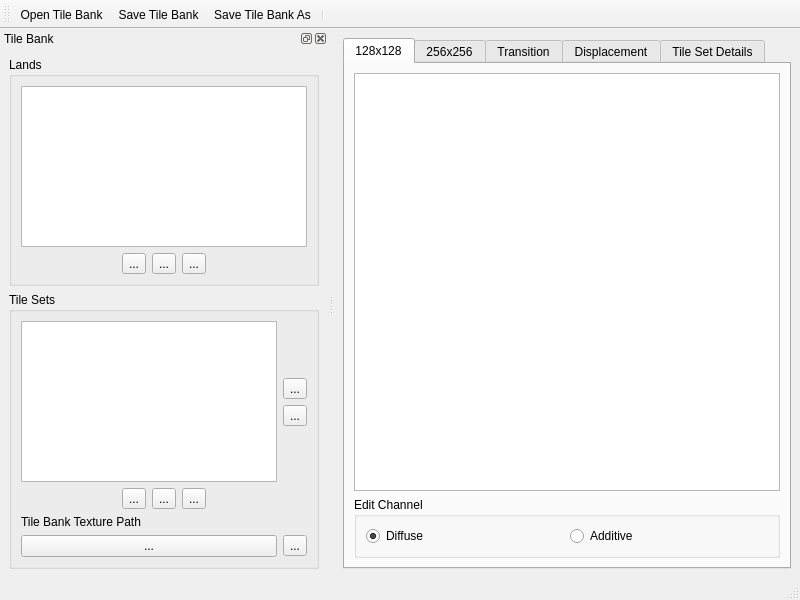
<?xml version="1.0" encoding="UTF-8"?>
<ui version="4.0">
 <class>TileEditorMainWindow</class>
 <widget class="QMainWindow" name="TileEditorMainWindow">
  <property name="geometry">
   <rect>
    <x>0</x>
    <y>0</y>
    <width>800</width>
    <height>600</height>
   </rect>
  </property>
  <property name="windowTitle">
   <string>MainWindow</string>
  </property>
  <widget class="QWidget" name="centralwidget">
   <layout class="QGridLayout" name="gridLayout">
    <item row="0" column="0">
     <widget class="QTabWidget" name="tileViewTabWidget">
      <property name="currentIndex">
       <number>0</number>
      </property>
      <widget class="QWidget" name="tab128">
       <attribute name="title">
        <string>128x128</string>
       </attribute>
       <layout class="QGridLayout" name="gridLayout_10">
        <item row="0" column="0">
         <widget class="QListView" name="listView128">
          <property name="contextMenuPolicy">
           <enum>Qt::ActionsContextMenu</enum>
          </property>
         </widget>
        </item>
        <item row="1" column="0">
         <widget class="QGroupBox" name="editChannel128GB">
          <property name="title">
           <string>Edit Channel</string>
          </property>
          <layout class="QHBoxLayout" name="horizontalLayout_3">
           <item>
            <widget class="QRadioButton" name="radioButton_5">
             <property name="text">
              <string>Diffuse</string>
             </property>
             <property name="checked">
              <bool>true</bool>
             </property>
            </widget>
           </item>
           <item>
            <widget class="QRadioButton" name="radioButton_6">
             <property name="text">
              <string>Additive</string>
             </property>
            </widget>
           </item>
          </layout>
         </widget>
        </item>
       </layout>
      </widget>
      <widget class="QWidget" name="tab256">
       <attribute name="title">
        <string>256x256</string>
       </attribute>
       <layout class="QGridLayout" name="gridLayout_11">
        <item row="0" column="0">
         <widget class="QListView" name="listView256"/>
        </item>
        <item row="1" column="0">
         <widget class="QGroupBox" name="editChannel256GB">
          <property name="title">
           <string>Edit Channel</string>
          </property>
          <layout class="QHBoxLayout" name="horizontalLayout_4">
           <item>
            <widget class="QRadioButton" name="radioButton_10">
             <property name="text">
              <string>Diffuse</string>
             </property>
             <property name="checked">
              <bool>true</bool>
             </property>
             <property name="autoExclusive">
              <bool>true</bool>
             </property>
            </widget>
           </item>
           <item>
            <widget class="QRadioButton" name="radioButton_9">
             <property name="text">
              <string>Additive</string>
             </property>
            </widget>
           </item>
          </layout>
         </widget>
        </item>
       </layout>
      </widget>
      <widget class="QWidget" name="tabTransition">
       <attribute name="title">
        <string>Transition</string>
       </attribute>
       <layout class="QGridLayout" name="gridLayout_12">
        <item row="0" column="0">
         <widget class="QListView" name="listViewTransition"/>
        </item>
        <item row="1" column="0">
         <widget class="QGroupBox" name="editChannelTransitionGB">
          <property name="title">
           <string>Edit Channel</string>
          </property>
          <layout class="QHBoxLayout" name="horizontalLayout_5">
           <item>
            <widget class="QRadioButton" name="radioButton_13">
             <property name="text">
              <string>Diffuse</string>
             </property>
             <property name="checked">
              <bool>true</bool>
             </property>
            </widget>
           </item>
           <item>
            <widget class="QRadioButton" name="radioButton_12">
             <property name="text">
              <string>Additive</string>
             </property>
            </widget>
           </item>
           <item>
            <widget class="QRadioButton" name="radioButton_11">
             <property name="text">
              <string>Alpha</string>
             </property>
            </widget>
           </item>
          </layout>
         </widget>
        </item>
       </layout>
      </widget>
      <widget class="QWidget" name="tabDisplacement">
       <attribute name="title">
        <string>Displacement</string>
       </attribute>
       <layout class="QGridLayout" name="gridLayout_13">
        <item row="0" column="0">
         <widget class="QListView" name="listViewDisplacement"/>
        </item>
       </layout>
      </widget>
      <widget class="QWidget" name="tabTileSetDetails">
       <attribute name="title">
        <string>Tile Set Details</string>
       </attribute>
       <layout class="QGridLayout" name="gridLayout_2">
        <item row="6" column="0">
         <widget class="QCheckBox" name="orientedCheckBox">
          <property name="layoutDirection">
           <enum>Qt::LeftToRight</enum>
          </property>
          <property name="text">
           <string>Oriented</string>
          </property>
         </widget>
        </item>
        <item row="3" column="0">
         <widget class="QLineEdit" name="surfaceDataLineEdit"/>
        </item>
        <item row="2" column="0">
         <widget class="QLabel" name="label">
          <property name="text">
           <string>Surface Data:</string>
          </property>
         </widget>
        </item>
        <item row="0" column="0">
         <widget class="QLabel" name="label_3">
          <property name="text">
           <string>Vegetation Set:</string>
          </property>
         </widget>
        </item>
        <item row="7" column="0">
         <spacer name="verticalSpacer_3">
          <property name="orientation">
           <enum>Qt::Vertical</enum>
          </property>
          <property name="sizeHint" stdset="0">
           <size>
            <width>20</width>
            <height>40</height>
           </size>
          </property>
         </spacer>
        </item>
        <item row="1" column="0">
         <widget class="QPushButton" name="chooseVegetPushButton">
          <property name="text">
           <string>...</string>
          </property>
         </widget>
        </item>
        <item row="1" column="1">
         <widget class="QPushButton" name="resetVegetPushButton">
          <property name="text">
           <string/>
          </property>
          <property name="icon">
           <iconset resource="../../../../tile_edit_qt/tile_edit_qt.qrc">
            <normaloff>:/newPrefix/reset.png</normaloff>:/newPrefix/reset.png</iconset>
          </property>
         </widget>
        </item>
       </layout>
      </widget>
     </widget>
    </item>
   </layout>
  </widget>
  <widget class="QStatusBar" name="statusbar"/>
  <widget class="QToolBar" name="toolBar">
   <property name="windowTitle">
    <string>Tile Editor Tool Bar</string>
   </property>
   <attribute name="toolBarArea">
    <enum>TopToolBarArea</enum>
   </attribute>
   <attribute name="toolBarBreak">
    <bool>false</bool>
   </attribute>
   <addaction name="actionOpenTileBank"/>
   <addaction name="actionSaveTileBank"/>
   <addaction name="actionSaveTileBankAs"/>
   <addaction name="separator"/>
  </widget>
  <widget class="QDockWidget" name="tileBankDockWidget">
   <property name="windowTitle">
    <string>Tile Bank</string>
   </property>
   <attribute name="dockWidgetArea">
    <number>1</number>
   </attribute>
   <widget class="QWidget" name="dockWidgetContents">
    <layout class="QGridLayout" name="gridLayout_3">
     <item row="0" column="0">
      <widget class="QGroupBox" name="groupBox_2">
       <property name="title">
        <string>Lands</string>
       </property>
       <layout class="QGridLayout" name="gridLayout_4">
        <item row="0" column="0">
         <widget class="QListWidget" name="listWidget"/>
        </item>
        <item row="1" column="0">
         <layout class="QHBoxLayout" name="horizontalLayout">
          <item>
           <spacer name="horizontalSpacer">
            <property name="orientation">
             <enum>Qt::Horizontal</enum>
            </property>
            <property name="sizeHint" stdset="0">
             <size>
              <width>40</width>
              <height>20</height>
             </size>
            </property>
           </spacer>
          </item>
          <item>
           <widget class="QToolButton" name="toolButton_3">
            <property name="text">
             <string>...</string>
            </property>
            <property name="icon">
             <iconset resource="tile_editor.qrc">
              <normaloff>:/movementIcons/images/ic_nel_add_item.png</normaloff>:/movementIcons/images/ic_nel_add_item.png</iconset>
            </property>
           </widget>
          </item>
          <item>
           <widget class="QToolButton" name="toolButton_2">
            <property name="text">
             <string>...</string>
            </property>
            <property name="icon">
             <iconset resource="tile_editor.qrc">
              <normaloff>:/movementIcons/images/reset.png</normaloff>:/movementIcons/images/reset.png</iconset>
            </property>
           </widget>
          </item>
          <item>
           <widget class="QToolButton" name="toolButton">
            <property name="text">
             <string>...</string>
            </property>
            <property name="icon">
             <iconset resource="tile_editor.qrc">
              <normaloff>:/movementIcons/images/ic_nel_open.png</normaloff>:/movementIcons/images/ic_nel_open.png</iconset>
            </property>
           </widget>
          </item>
          <item>
           <spacer name="horizontalSpacer_2">
            <property name="orientation">
             <enum>Qt::Horizontal</enum>
            </property>
            <property name="sizeHint" stdset="0">
             <size>
              <width>40</width>
              <height>20</height>
             </size>
            </property>
           </spacer>
          </item>
         </layout>
        </item>
       </layout>
      </widget>
     </item>
     <item row="1" column="0">
      <widget class="QGroupBox" name="groupBox_3">
       <property name="title">
        <string>Tile Sets</string>
       </property>
       <layout class="QGridLayout" name="gridLayout_5">
        <item row="0" column="1">
         <layout class="QVBoxLayout" name="verticalLayout">
          <item>
           <spacer name="verticalSpacer">
            <property name="orientation">
             <enum>Qt::Vertical</enum>
            </property>
            <property name="sizeHint" stdset="0">
             <size>
              <width>20</width>
              <height>40</height>
             </size>
            </property>
           </spacer>
          </item>
          <item>
           <widget class="QToolButton" name="toolButton_5">
            <property name="text">
             <string>...</string>
            </property>
            <property name="icon">
             <iconset resource="tile_editor.qrc">
              <normaloff>:/movementIcons/images/up.png</normaloff>:/movementIcons/images/up.png</iconset>
            </property>
           </widget>
          </item>
          <item>
           <widget class="QToolButton" name="toolButton_4">
            <property name="text">
             <string>...</string>
            </property>
            <property name="icon">
             <iconset resource="tile_editor.qrc">
              <normaloff>:/movementIcons/images/down.png</normaloff>:/movementIcons/images/down.png</iconset>
            </property>
           </widget>
          </item>
          <item>
           <spacer name="verticalSpacer_2">
            <property name="orientation">
             <enum>Qt::Vertical</enum>
            </property>
            <property name="sizeHint" stdset="0">
             <size>
              <width>20</width>
              <height>40</height>
             </size>
            </property>
           </spacer>
          </item>
         </layout>
        </item>
        <item row="1" column="0" colspan="2">
         <layout class="QHBoxLayout" name="horizontalLayout_2">
          <item>
           <spacer name="horizontalSpacer_3">
            <property name="orientation">
             <enum>Qt::Horizontal</enum>
            </property>
            <property name="sizeHint" stdset="0">
             <size>
              <width>40</width>
              <height>20</height>
             </size>
            </property>
           </spacer>
          </item>
          <item>
           <widget class="QToolButton" name="tileSetAddTB">
            <property name="text">
             <string>...</string>
            </property>
            <property name="icon">
             <iconset resource="tile_editor.qrc">
              <normaloff>:/movementIcons/images/ic_nel_add_item.png</normaloff>:/movementIcons/images/ic_nel_add_item.png</iconset>
            </property>
           </widget>
          </item>
          <item>
           <widget class="QToolButton" name="toolButton_7">
            <property name="text">
             <string>...</string>
            </property>
            <property name="icon">
             <iconset resource="tile_editor.qrc">
              <normaloff>:/movementIcons/images/reset.png</normaloff>:/movementIcons/images/reset.png</iconset>
            </property>
           </widget>
          </item>
          <item>
           <widget class="QToolButton" name="toolButton_6">
            <property name="text">
             <string>...</string>
            </property>
            <property name="icon">
             <iconset resource="tile_editor.qrc">
              <normaloff>:/movementIcons/images/ic_nel_open.png</normaloff>:/movementIcons/images/ic_nel_open.png</iconset>
            </property>
           </widget>
          </item>
          <item>
           <spacer name="horizontalSpacer_4">
            <property name="orientation">
             <enum>Qt::Horizontal</enum>
            </property>
            <property name="sizeHint" stdset="0">
             <size>
              <width>40</width>
              <height>20</height>
             </size>
            </property>
           </spacer>
          </item>
         </layout>
        </item>
        <item row="3" column="0" colspan="2">
         <layout class="QHBoxLayout" name="horizontalLayout_6">
          <item>
           <widget class="QPushButton" name="tileBankTexturePathPB">
            <property name="text">
             <string>...</string>
            </property>
           </widget>
          </item>
          <item>
           <widget class="QToolButton" name="tileBankTexturePathTB">
            <property name="text">
             <string>...</string>
            </property>
           </widget>
          </item>
         </layout>
        </item>
        <item row="2" column="0" colspan="2">
         <widget class="QLabel" name="label_2">
          <property name="text">
           <string>Tile Bank Texture Path</string>
          </property>
         </widget>
        </item>
        <item row="0" column="0">
         <widget class="QTreeView" name="tileSetLV"/>
        </item>
       </layout>
      </widget>
     </item>
    </layout>
   </widget>
  </widget>
  <action name="actionOpenTileBank">
   <property name="icon">
    <iconset resource="tile_editor.qrc">
     <normaloff>:/movementIcons/images/ic_nel_open.png</normaloff>:/movementIcons/images/ic_nel_open.png</iconset>
   </property>
   <property name="text">
    <string>Open Tile Bank</string>
   </property>
   <property name="toolTip">
    <string>Open Tile Bank</string>
   </property>
  </action>
  <action name="actionRotateTile0">
   <property name="icon">
    <iconset resource="tile_editor.qrc">
     <normaloff>:/tileRotation/images/rotation0.png</normaloff>:/tileRotation/images/rotation0.png</iconset>
   </property>
   <property name="text">
    <string>0</string>
   </property>
   <property name="toolTip">
    <string>Rotate Tile 0 Degrees</string>
   </property>
  </action>
  <action name="actionSaveTileBank">
   <property name="icon">
    <iconset resource="tile_editor.qrc">
     <normaloff>:/movementIcons/images/ic_nel_save.png</normaloff>:/movementIcons/images/ic_nel_save.png</iconset>
   </property>
   <property name="text">
    <string>Save Tile Bank</string>
   </property>
   <property name="toolTip">
    <string>Save Tile Bank</string>
   </property>
  </action>
  <action name="actionSaveTileBankAs">
   <property name="icon">
    <iconset resource="tile_editor.qrc">
     <normaloff>:/movementIcons/images/ic_nel_save_as.png</normaloff>:/movementIcons/images/ic_nel_save_as.png</iconset>
   </property>
   <property name="text">
    <string>Save Tile Bank As...</string>
   </property>
   <property name="toolTip">
    <string>Save Tile Bank As...</string>
   </property>
  </action>
  <action name="actionRotateTile90">
   <property name="icon">
    <iconset resource="tile_editor.qrc">
     <normaloff>:/tileRotation/images/rotation90.png</normaloff>:/tileRotation/images/rotation90.png</iconset>
   </property>
   <property name="text">
    <string>90</string>
   </property>
   <property name="toolTip">
    <string>Rotate Tile 90 Degrees</string>
   </property>
  </action>
  <action name="actionRotateTile180">
   <property name="icon">
    <iconset resource="tile_editor.qrc">
     <normaloff>:/tileRotation/images/rotation180.png</normaloff>:/tileRotation/images/rotation180.png</iconset>
   </property>
   <property name="text">
    <string>180</string>
   </property>
   <property name="toolTip">
    <string>Rotate Tile180 Degrees</string>
   </property>
  </action>
  <action name="actionRotateTile270">
   <property name="icon">
    <iconset resource="tile_editor.qrc">
     <normaloff>:/tileRotation/images/rotation270.png</normaloff>:/tileRotation/images/rotation270.png</iconset>
   </property>
   <property name="text">
    <string>270</string>
   </property>
   <property name="toolTip">
    <string>Rotate Tile 270 Degrees</string>
   </property>
  </action>
  <action name="actionBatchLoad">
   <property name="text">
    <string>Batch Load</string>
   </property>
   <property name="toolTip">
    <string>Batch Load</string>
   </property>
  </action>
  <action name="actionImportBorder">
   <property name="text">
    <string>Import Border</string>
   </property>
   <property name="toolTip">
    <string>Import Border</string>
   </property>
  </action>
  <action name="actionExportBorder">
   <property name="text">
    <string>Export Border</string>
   </property>
   <property name="toolTip">
    <string>Export Border</string>
   </property>
  </action>
  <action name="actionTileDisplayIndex">
   <property name="checkable">
    <bool>true</bool>
   </property>
   <property name="text">
    <string>Index</string>
   </property>
   <property name="toolTip">
    <string>Display Tile Index</string>
   </property>
  </action>
  <action name="actionTileDisplayFilename">
   <property name="checkable">
    <bool>true</bool>
   </property>
   <property name="text">
    <string>Filename</string>
   </property>
   <property name="toolTip">
    <string>Display Tile Filename</string>
   </property>
  </action>
  <action name="actionAddTile">
   <property name="icon">
    <iconset resource="tile_editor.qrc">
     <normaloff>:/tileTools/images/add_tile.png</normaloff>:/tileTools/images/add_tile.png</iconset>
   </property>
   <property name="text">
    <string>Add Tile</string>
   </property>
   <property name="toolTip">
    <string>Add Tile</string>
   </property>
  </action>
  <action name="actionDeleteTile">
   <property name="icon">
    <iconset resource="tile_editor.qrc">
     <normaloff>:/tileTools/images/delete_tile.png</normaloff>:/tileTools/images/delete_tile.png</iconset>
   </property>
   <property name="text">
    <string>Delete Tile</string>
   </property>
   <property name="toolTip">
    <string>Delete Tile</string>
   </property>
  </action>
  <action name="actionReplaceImage">
   <property name="icon">
    <iconset resource="tile_editor.qrc">
     <normaloff>:/tileTools/images/replace_image.png</normaloff>:/tileTools/images/replace_image.png</iconset>
   </property>
   <property name="text">
    <string>Replace Image</string>
   </property>
   <property name="toolTip">
    <string>Replace Image</string>
   </property>
  </action>
  <action name="actionDeleteImage">
   <property name="icon">
    <iconset resource="tile_editor.qrc">
     <normaloff>:/tileTools/images/delete_image.png</normaloff>:/tileTools/images/delete_image.png</iconset>
   </property>
   <property name="text">
    <string>Delete Image</string>
   </property>
   <property name="toolTip">
    <string>Delete Image</string>
   </property>
  </action>
 </widget>
 <resources>
  <include location="tile_editor.qrc"/>
  <include location="../../../../tile_edit_qt/tile_edit_qt.qrc"/>
 </resources>
 <connections/>
</ui>
